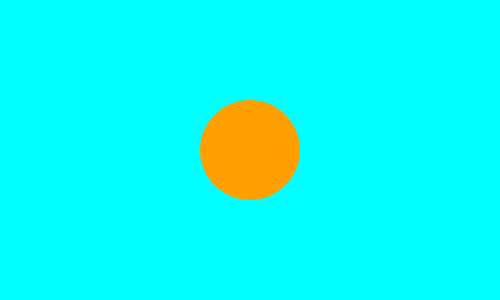
Frame 1 (no input)
Frame 60 (no input): identical to frame 1, image omitted
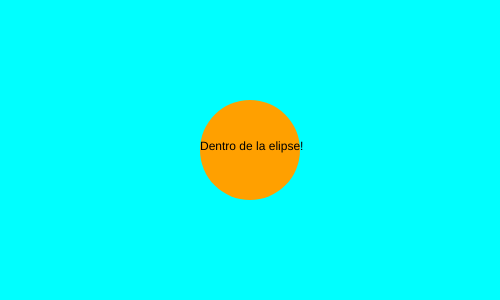
Frame 120 (the mouse pressed at the canvas centre since frame 60)

The p5.js sketch that drew these frames (run headless with seeded random() and noise() and a simulated clock; from frame 60 on, the mouse is pressed at the canvas centre):

// p5.js sketch
// ── sketch.js
let y = 150
let x = 250
let distancia
let radio = 50

function setup() {
  createCanvas(500, 300)
  noStroke()
}

function draw() {
  background(0, 255, 255)
  fill(255, 160, 0)

  // Imprimimos el circulo en las variables x e y
  ellipse(250, y, radio * 2)


  // con dist() calculamos la distancia entre
  
  // el centro del circulo y la posición del mouse
  distancia = dist(x, y, mouseX, mouseY)
  console.log("Distancia: " + int(distancia) + "px")

  if(distancia <= radio ){
    fill(0)
    text("Dentro de la elipse!",200,150)
    
  }

}
